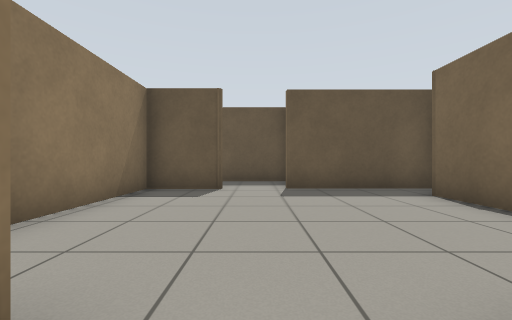
[1] (above)

18 first-person views from a walk through a robot-simulator world made for Gazebo. The camera is 0.72 m above the floor, looks level and sees 90° across. The floor is counted in squares, 1 m on a side. Each view is taken from the middle of a square. On the plan, view 1 faces up. The plan holds only what a view shows up to about 9 squares ahead; the rest is blank.

[2]
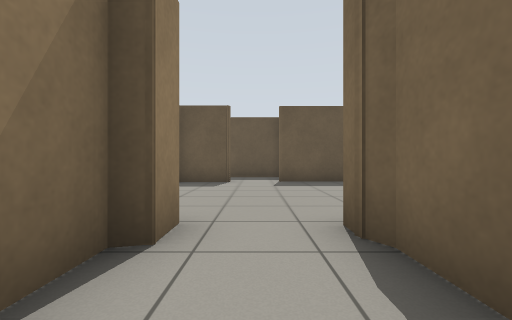

[3]
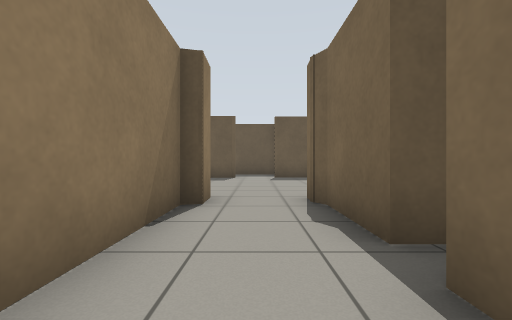

[4]
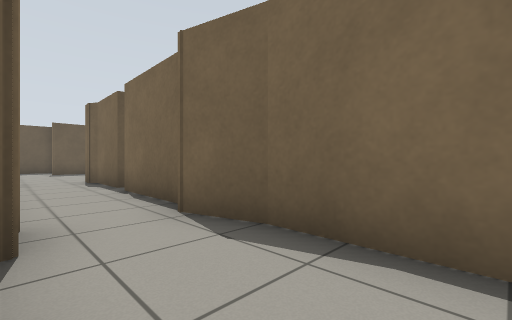

[5]
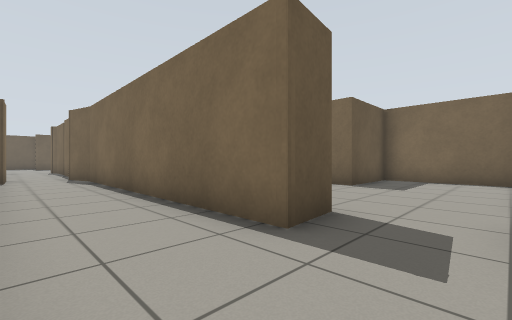

[6]
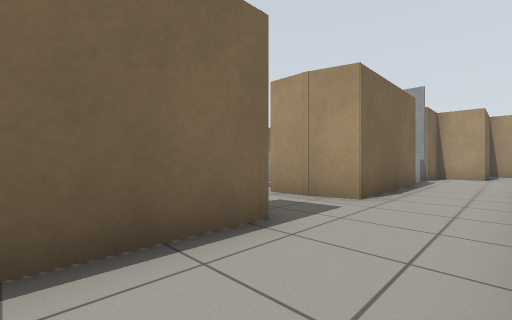

[7]
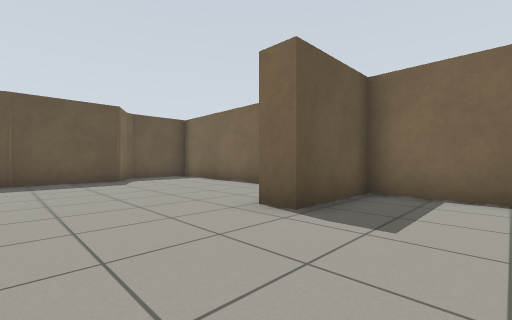

[8]
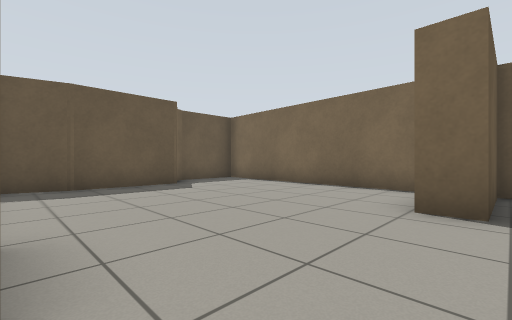

[9]
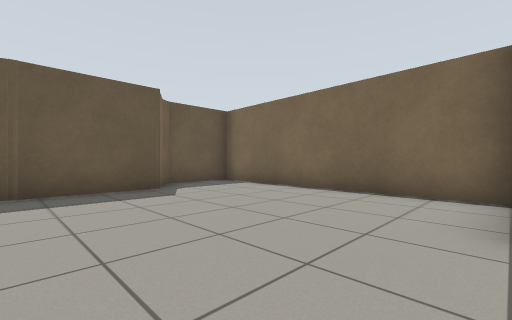

[10]
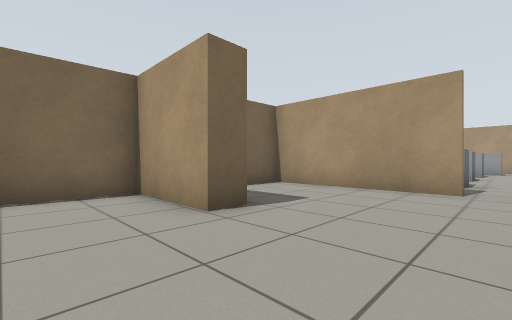

[11]
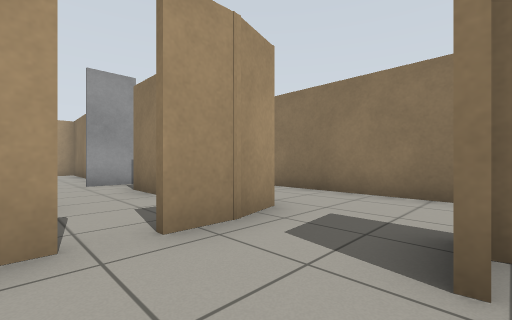

[12]
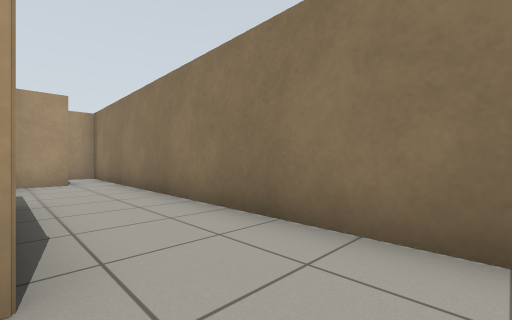

[13]
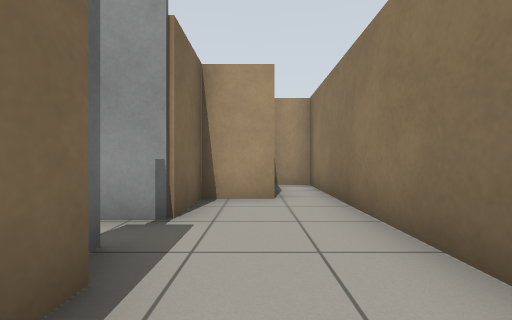

[14]
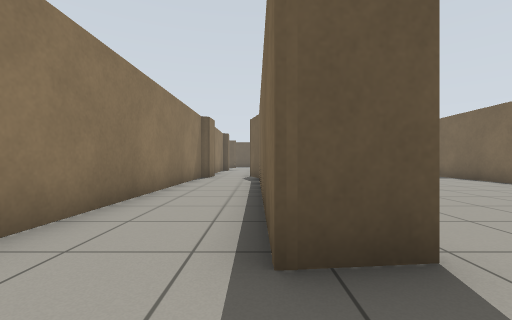

[15]
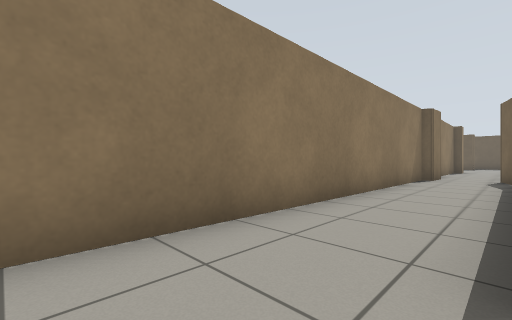

[16]
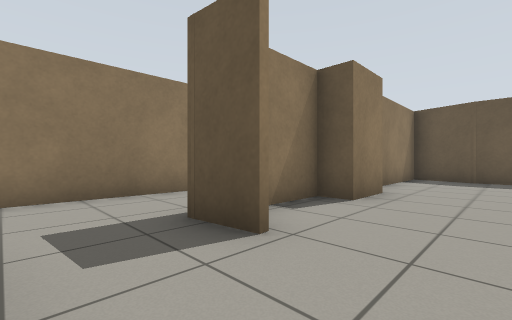

[17]
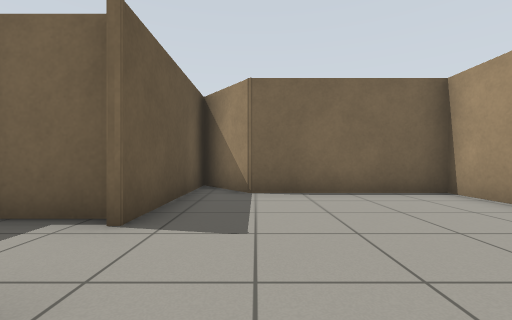

[18]
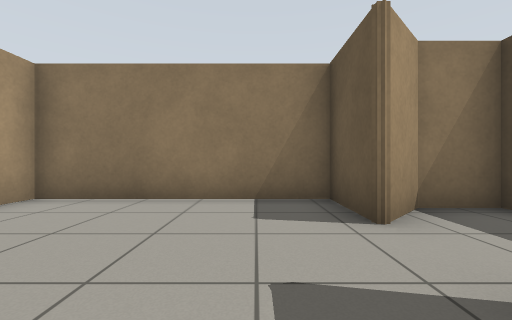

### Floor plan
Points are (right, up) in squares from view 1. A wall is a line through its corners. A room is listed if a view was taken in it or the views show most of it. See-through windows are left out.
Room 1 (views 1, 2)
walls: (1.2, 0) (0.9, 0.5); (1.6, -1.8) (1.1, -1.8) (1.1, 0.4); (-0.9, 1) (-0.9, 0.2) (-1.1, 0.1) (-1.2, -2.9)
ways out: opening at (0, -3) to room 2; opening at (0, 1) to room 4
Room 2 (views 3, 4, 5, 6, 12, 13, 14, 15)
walls: (0.9, -17.7) (2.1, -17.3); (1.9, -17.5) (3, -17.5); (2.3, -15.2) (1.1, -15.3) (1.1, -7); (1.1, -21.5) (1.1, -17.8); (-0.4, -24.7) (1.1, -24.7) (1.1, -23.1); (1.1, -7.1) (0.7, -5.6); (-0.9, -5.6) (-0.9, -6.4) (-1.2, -6.6) (-1.5, -27.3) (-0.5, -27.3); (1.1, -5.1) (1.1, -2.5)
ways out: opening at (0, -3) to room 1; opening at (2, -16) to room 3
objects: grey box (1, -22)
Room 3 (views 7, 8, 9, 10, 11, 16)
walls: (2, -11) (2, -12.5) (1.3, -12.5) (1.3, -14); (3.2, -6.8) (1.8, -6.4); (6.3, -5.9) (5.8, -6.7) (3, -6.7); (1.5, -6.9) (1.5, -9.5); (8.4, -5.6) (6.6, -5.6); (3.6, -17.5) (8.5, -17.5) (8.6, -13.8) (6, -13.8) (6, -13.1) (8.6, -13.1) (8.9, -6.1)
ways out: opening at (2, -16) to room 2
Room 4 (views 17, 18)
walls: (-0.9, 6.5) (-2.7, 6.5) (-2.7, 0.8) (-2, 0.8); (2.1, 0.8) (3.6, 0.8) (3.6, 5.1) (5.3, 6.5) (0.8, 6.5)
ways out: opening at (0, 1) to room 1; opening at (0, 7) to room 5
Room 5 (no view inside)
walls: (1, 8.7) (-1.8, 8.7) (-1.8, 7.4) (-0.9, 6.5); (1.1, 6.7) (1.1, 8.1)
ways out: opening at (0, 7) to room 4

Positions as (right, up) in squares from view 1, and headings:
1: (0, 0), facing up
2: (0, -2), facing up
3: (0, -4), facing up
4: (-1, -9), facing up-right
5: (-1, -17), facing up-right
6: (-1, -13), facing down-right
7: (3, -16), facing up-right
8: (2, -14), facing up-right
9: (3, -13), facing up-right
10: (3, -11), facing down-right
11: (4, -15), facing down-left
12: (1, -16), facing down-left
13: (0, -20), facing down
14: (1, -17), facing up
15: (1, -17), facing up-left
16: (4, -17), facing up-left
17: (-2, 5), facing right
18: (2, 5), facing left
